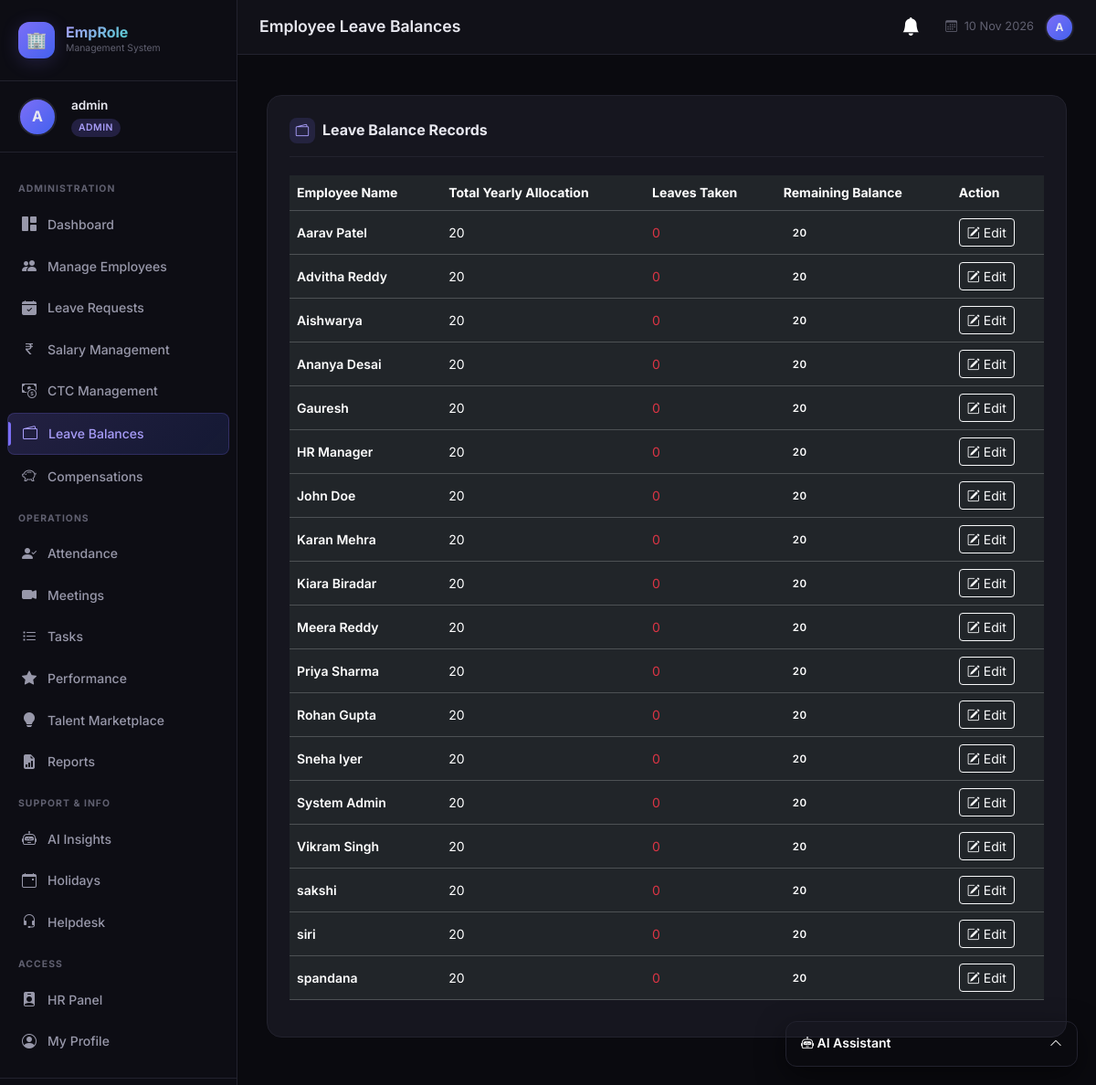
The app's page /hr/leave_balances (signed in) with its own data.
### tables this page shows
CREATE TABLE leave_balances (
            id INTEGER PRIMARY KEY AUTOINCREMENT,
            employee_id INTEGER NOT NULL UNIQUE,
            total_leaves INTEGER NOT NULL DEFAULT 20,
            leaves_taken INTEGER NOT NULL DEFAULT 0,
            leave_balance INTEGER NOT NULL DEFAULT 20,
            FOREIGN KEY (employee_id) REFERENCES employees(id)
        );

CREATE TABLE employees (
            id INTEGER PRIMARY KEY AUTOINCREMENT,
            user_id INTEGER UNIQUE,
            name TEXT NOT NULL,
            email TEXT NOT NULL,
            phone TEXT,
            department TEXT,
            designation TEXT,
            joining_date DATE,
            status TEXT DEFAULT 'active',
            FOREIGN KEY (user_id) REFERENCES users(id)
        );

### hr_extensions.py (the view)
@hr_extensions_bp.route('/hr/leave_balances', methods=['GET'])
@login_required
@role_required('hr', 'admin')
def admin_leave_balances():
    db = get_db()
    db.execute(
        "INSERT OR IGNORE INTO leave_balances (employee_id, total_leaves, leaves_taken, leave_balance) "
        "SELECT id, 20, 0, 20 FROM employees"
    )
    db.commit()
    records = db.execute(
        "SELECT l.*, e.name FROM leave_balances l "
        "JOIN employees e ON l.employee_id=e.id "
        "ORDER BY e.name"
    ).fetchall()
    db.close()
    return render_template('hr_extensions/leave_balances.html', records=records)

### ai_service.py (called while the page is built)
@ai_service_bp.before_app_request
def setup_ai():
    if not hasattr(ai_service_bp, 'schema_initialized'):
        init_ai_schema()
        ai_service_bp.schema_initialized = True

### app.py (called while the page is built)
@app.context_processor
def inject_notifications():
    if 'user_id' in session:
        db = get_db()
        n = db.execute("SELECT * FROM notifications WHERE user_id=? AND is_read=0 ORDER BY created_at DESC LIMIT 5", (session['user_id'],)).fetchall()
        c = db.execute("SELECT COUNT(*) as c FROM notifications WHERE user_id=? AND is_read=0", (session['user_id'],)).fetchone()['c']
        db.close()
        return dict(recent_notifications=n, unread_notifications_count=c)
    return dict(recent_notifications=[], unread_notifications_count=0)

### database.py (called while the page is built)
def get_db():
    conn = sqlite3.connect(DB_PATH)
    conn.row_factory = sqlite3.Row
    conn.execute("PRAGMA foreign_keys = ON")
    return conn

### hr_extensions.py (called while the page is built)
def login_required(f):
    @wraps(f)
    def decorated(*args, **kwargs):
        if 'user_id' not in session:
            flash('Please log in to access this page.', 'warning')
            return redirect(url_for('login'))
        return f(*args, **kwargs)
    return decorated

def role_required(*roles):
    def decorator(f):
        @wraps(f)
        def decorated(*args, **kwargs):
            if 'user_id' not in session:
                return redirect(url_for('login'))
            if session.get('role') not in roles:
                flash('Access denied. Insufficient permissions.', 'danger')
                return redirect(url_for('dashboard'))
            return f(*args, **kwargs)
        return decorated
    return decorator

### hr_extensions_db.py (called while the page is built)
def get_db():
    conn = sqlite3.connect(DB_PATH)
    conn.row_factory = sqlite3.Row
    conn.execute("PRAGMA foreign_keys = ON")
    return conn

### templates/hr_extensions/leave_balances.html (shortened to what this page needs)
{% extends "base.html" %}
{% block page_title %}Employee Leave Balances{% endblock %}
{% block content %}
<div class="content-card fade-in">
  <div class="card-header-custom">
    <div class="card-title-custom">
      <div class="title-icon"><i class="bi bi-wallet2"></i></div>
      Leave Balance Records
    </div>
  </div>
  <div class="table-responsive mt-3">
    <table class="table table-dark table-hover align-middle">
      <thead>
        <tr>
          <th>Employee Name</th>
          <th>Total Yearly Allocation</th>
          <th>Leaves Taken</th>
          <th>Remaining Balance</th>
          <th>Action</th>
        </tr>
      </thead>
      <tbody>
        {% for lb in records %}
        <tr>
          <td><span style="font-weight:600;">{{ lb.name }}</span></td>
          <td>{{ lb.total_leaves }}</td>
          <td><span class="text-danger">{{ lb.leaves_taken }}</span></td>
          <td>
            <span class="badge-custom
              {% if lb.leave_balance > 10 %}badge-success
              {% elif lb.leave_balance > 0 %}badge-warning
              {% else %}badge-danger{% endif %}">
              {{ lb.leave_balance }}
            </span>
          </td>
          <td>
            <button class="btn btn-sm btn-outline-light" data-bs-toggle="modal" data-bs-target="#editLbModal{{ lb.id }}">
              <i class="bi bi-pencil-square"></i> Edit
            </button>
          </td>
        </tr>
        {% else %}
        <tr>
          <td colspan="5" class="text-center py-4" style="color:var(--text-muted);">No records found.</td>
        </tr>
        {% endfor %}
      </tbody>
    </table>
  </div>
</div>
{% endblock %}

### static/css/style.css (style rules this page uses)
:root { --bg-primary: #0a0a0f; --bg-secondary: #111118; --bg-card: #16161f; --bg-card-hover: #1e1e2a; --sidebar-bg: #0d0d14; --sidebar-width: 260px; --accent-purple: #7c6ff7; --accent-purple-light: #a89df9; --accent-teal: #00d4aa; --accent-teal-light: #33ddbb; --accent-orange: #ff6b35; --accent-pink: #f72585; --accent-blue: #4361ee; --text-primary: #e8e8f0; --text-secondary: #9898aa; --text-muted: #606070; --border-color: #22222e; --border-glow: rgba(124, 111, 247, 0.3); --shadow-sm: 0 2px 8px rgba(0, 0, 0, 0.4); --shadow-md: 0 4px 20px rgba(0, 0, 0, 0.5); --shadow-lg: 0 8px 40px rgba(0, 0, 0, 0.6); --shadow-accent: 0 4px 20px rgba(124, 111, 247, 0.2); --radius-sm: 8px; --radius-md: 12px; --radius-lg: 16px; --radius-xl: 20px; --transition: all 0.25s cubic-bezier(0.4, 0, 0.2, 1); }
*, *::before, *::after { box-sizing: border-box; margin: 0; padding: 0; }
html { scroll-behavior: smooth; }
body { font-family: 'Inter', -apple-system, BlinkMacSystemFont, sans-serif; background: var(--bg-primary); color: var(--text-primary); min-height: 100vh; overflow-x: hidden; font-size: 14px; line-height: 1.6; }
.content-card { background: var(--bg-card); border: 1px solid var(--border-color); border-radius: var(--radius-lg); padding: 1.5rem; margin-bottom: 1.5rem; }
.card-header-custom { display: flex; align-items: center; justify-content: space-between; margin-bottom: 1.25rem; padding-bottom: 0.875rem; border-bottom: 1px solid var(--border-color); }
.card-title-custom { font-size: 1rem; font-weight: 700; color: var(--text-primary); display: flex; align-items: center; gap: 8px; }
.card-title-custom .title-icon { width: 28px; height: 28px; background: rgba(124, 111, 247, 0.15); border-radius: 8px; display: flex; align-items: center; justify-content: center; color: var(--accent-purple-light); font-size: 0.9rem; }
.badge-custom { padding: 4px 10px; border-radius: 20px; font-size: 0.72rem; font-weight: 600; text-transform: uppercase; letter-spacing: 0.05em; display: inline-block; }
.fade-in { animation: fadeIn 0.4s ease forwards; }
.content-card { animation: fadeIn 0.4s ease forwards; animation-delay: 0.2s; opacity: 0; animation-fill-mode: forwards; }

### records on screen
leave_balances: name "Aarav Patel", total_leaves "20", leaves_taken "0", leave_balance "20"
leave_balances: name "Advitha Reddy", total_leaves "20", leaves_taken "0", leave_balance "20"
leave_balances: name "Aishwarya", total_leaves "20", leaves_taken "0", leave_balance "20"
leave_balances: name "Ananya Desai", total_leaves "20", leaves_taken "0", leave_balance "20"
leave_balances: name "Gauresh", total_leaves "20", leaves_taken "0", leave_balance "20"
leave_balances: name "HR Manager", total_leaves "20", leaves_taken "0", leave_balance "20"
leave_balances: name "John Doe", total_leaves "20", leaves_taken "0", leave_balance "20"
leave_balances: name "Karan Mehra", total_leaves "20", leaves_taken "0", leave_balance "20"
leave_balances: name "Kiara Biradar", total_leaves "20", leaves_taken "0", leave_balance "20"
leave_balances: name "Meera Reddy", total_leaves "20", leaves_taken "0", leave_balance "20"
leave_balances: name "Priya Sharma", total_leaves "20", leaves_taken "0", leave_balance "20"
leave_balances: name "Rohan Gupta", total_leaves "20", leaves_taken "0", leave_balance "20"
leave_balances: name "Sneha Iyer", total_leaves "20", leaves_taken "0", leave_balance "20"
leave_balances: name "System Admin", total_leaves "20", leaves_taken "0", leave_balance "20"
leave_balances: name "Vikram Singh", total_leaves "20", leaves_taken "0", leave_balance "20"
leave_balances: name "sakshi", total_leaves "20", leaves_taken "0", leave_balance "20"
leave_balances: name "siri", total_leaves "20", leaves_taken "0", leave_balance "20"
leave_balances: name "spandana", total_leaves "20", leaves_taken "0", leave_balance "20"

### other values on screen
{{ session.username[0].upper() }} "A"
{{ session.username }} "admin"
{{ session.role }} "ADMIN"
